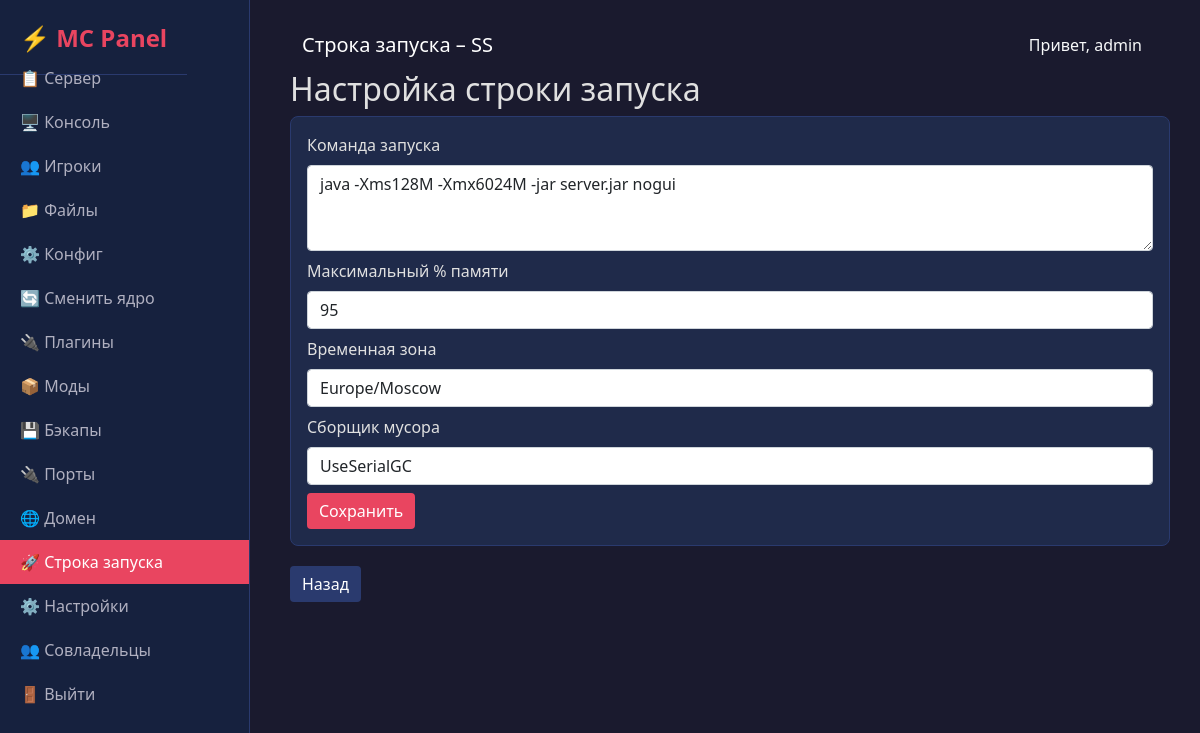
The page /server/1/startup (signed in) on the database as committed earlier.
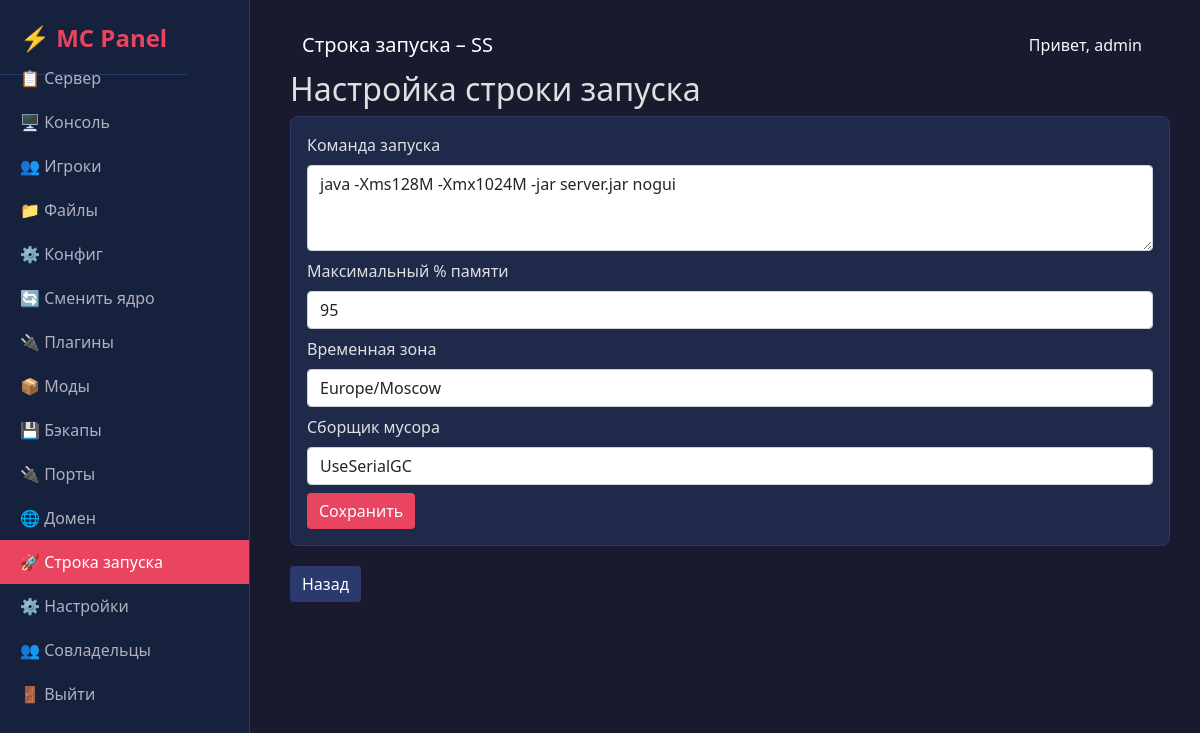
The same page on the database as committed later.
### models.py (models this page shows, shortened)
class Server(db.Model):
    id = db.Column(db.Integer, primary_key=True)
    name = db.Column(db.String(100), nullable=False)
    server_type = db.Column(db.String(20), nullable=False, default='vanilla')
    mc_version = db.Column(db.String(20), nullable=False)
    ssh_host = db.Column(db.String(100), nullable=False)
    ssh_port = db.Column(db.Integer, default=22)
    ssh_user = db.Column(db.String(50), nullable=False)
    ssh_password_enc = db.Column(db.String(255), nullable=False)
    status = db.Column(db.String(20), default='offline')
    user_id = db.Column(db.Integer, db.ForeignKey('user.id'), nullable=False)
    startup_command = db.Column(db.Text, default="java -Xms128M -Xmx1024M -jar server.jar nogui")
    memory_percent = db.Column(db.Integer, default=95)
    timezone = db.Column(db.String(50), default="Europe/Moscow")
    garbage_collector = db.Column(db.String(50), default="UseSerialGC")
    domain = db.Column(db.String(100), nullable=True)
    srv_record = db.Column(db.String(100), nullable=True)

class User(UserMixin, db.Model):
    id = db.Column(db.Integer, primary_key=True)
    username = db.Column(db.String(80), unique=True, nullable=False)
    password = db.Column(db.String(120), nullable=False)
    servers = db.relationship('Server', backref='owner', lazy=True)
    co_servers = db.relationship('Server', secondary=server_access, backref=db.backref('co_owners', lazy='dynamic'))

### app.py (the view, shortened to what this page needs)
@app.route('/server/<int:server_id>/startup', methods=['GET', 'POST'])
@login_required
def startup(server_id):
    server = get_server_or_404(server_id)
    return render_template('startup.html', server=server, active_page='startup')

### app.py (called while the page is built)
def get_server_or_404(server_id):
    server = db.session.get(Server, server_id)  # заменили Query.get
    if not server:
        abort(404)   # не return "Not found"
    if server.user_id == current_user.id or current_user in server.co_owners:
        return server
    abort(403)

@login_manager.user_loader
def load_user(user_id):
    return db.session.get(User, int(user_id))

### templates/startup.html
{% extends "base.html" %}
{% block title %}Строка запуска – {{ server.name }}{% endblock %}
{% block content %}
<h2>Настройка строки запуска</h2>
<div class="card">
    <div class="card-body">
        <form method="post">
            <div class="mb-2">
                <label class="form-label">Команда запуска</label>
                <textarea name="startup_command" class="form-control" rows="3">{{ server.startup_command }}</textarea>
            </div>
            <div class="mb-2">
                <label class="form-label">Максимальный % памяти</label>
                <input type="number" name="memory_percent" value="{{ server.memory_percent }}" class="form-control" min="50" max="100">
            </div>
            <div class="mb-2">
                <label class="form-label">Временная зона</label>
                <input type="text" name="timezone" value="{{ server.timezone }}" class="form-control">
            </div>
            <div class="mb-2">
                <label class="form-label">Сборщик мусора</label>
                <input type="text" name="garbage_collector" value="{{ server.garbage_collector }}" class="form-control">
            </div>
            <button type="submit" class="btn btn-primary">Сохранить</button>
        </form>
    </div>
</div>
<a href="{{ url_for('server_detail', server_id=server.id) }}" class="btn btn-secondary">Назад</a>
{% endblock %}

### templates/base.html (shortened to what this page needs)
<!DOCTYPE html>
<html lang="ru">
<head>
    <link href="https://cdn.jsdelivr.net/npm/bootstrap@5.1.3/dist/css/bootstrap.min.css" rel="stylesheet">
    <link rel="stylesheet" href="{{ url_for('static', filename='style.css') }}">
</head>
<body>
    <div class="sidebar">
        <a href="{{ url_for('index') }}" class="brand" style="text-decoration: none;">⚡ MC Panel</a>
        <div class="nav flex-column">
            {% if current_user.is_authenticated %}
                {% if server %}
                    <a class="nav-link {% if request.endpoint == 'server_detail' %}active{% endif %}" href="{{ url_for('server_detail', server_id=server.id) }}">📋 Сервер</a>
                    <a class="nav-link {% if request.endpoint == 'console' %}active{% endif %}" href="{{ url_for('console', server_id=server.id) }}">🖥️ Консоль</a>
                    <a class="nav-link {% if request.endpoint == 'players' %}active{% endif %}" href="{{ url_for('players', server_id=server.id) }}">👥 Игроки</a>
                    <a class="nav-link {% if request.endpoint == 'files' %}active{% endif %}" href="{{ url_for('files', server_id=server.id) }}">📁 Файлы</a>
                    <a class="nav-link {% if request.endpoint == 'config' %}active{% endif %}" href="{{ url_for('config', server_id=server.id) }}">⚙️ Конфиг</a>
                    <a class="nav-link {% if request.endpoint == 'change_core' %}active{% endif %}" href="{{ url_for('change_core', server_id=server.id) }}">🔄 Сменить ядро</a>
                    <a class="nav-link {% if request.endpoint == 'plugins' %}active{% endif %}" href="{{ url_for('plugins', server_id=server.id) }}">🔌 Плагины</a>
                    <a class="nav-link {% if request.endpoint == 'mods' %}active{% endif %}" href="{{ url_for('mods', server_id=server.id) }}">📦 Моды</a>
                    <a class="nav-link {% if request.endpoint == 'backups' %}active{% endif %}" href="{{ url_for('backups', server_id=server.id) }}">💾 Бэкапы</a>
                    <a class="nav-link {% if request.endpoint == 'ports' %}active{% endif %}" href="{{ url_for('ports', server_id=server.id) }}">🔌 Порты</a>
                    <a class="nav-link {% if request.endpoint == 'domain' %}active{% endif %}" href="{{ url_for('domain', server_id=server.id) }}">🌐 Домен</a>
                    <a class="nav-link {% if request.endpoint == 'startup' %}active{% endif %}" href="{{ url_for('startup', server_id=server.id) }}">🚀 Строка запуска</a>
                    <a class="nav-link {% if request.endpoint == 'settings' %}active{% endif %}" href="{{ url_for('settings', server_id=server.id) }}">⚙️ Настройки</a>
                    <a class="nav-link {% if request.endpoint == 'coowners' %}active{% endif %}" href="{{ url_for('coowners', server_id=server.id) }}">👥 Совладельцы</a>
                {% endif %}
            <a class="nav-link" href="{{ url_for('logout') }}">🚪 Выйти</a>
            {% else %}
                <a class="nav-link" href="{{ url_for('login') }}">🔑 Вход</a>
                <a class="nav-link" href="{{ url_for('register') }}">📝 Регистрация</a>
            {% endif %}
        </div>
    </div>
    <div class="main-content">
        <nav class="navbar navbar-expand-lg navbar-dark bg-transparent">
            <div class="container-fluid">
                <span class="navbar-brand mb-0 h1">{% block title %}Панель управления{% endblock %}</span>
                <div class="d-flex">
                    {% if current_user.is_authenticated %}
                        <span class="text-light me-3">Привет, {{ current_user.username }}</span>
                    {% endif %}
                </div>
            </div>
        </nav>
        {% block content %}{% endblock %}
    </div>
</body>
</html>

### static/style.css (style rules this page uses)
body { background-color: #1a1a2e; color: #e0e0e0; font-family: 'Segoe UI', Tahoma, Geneva, Verdana, sans-serif; padding-left: 260px; }
.sidebar { position: fixed; top: 0; left: 0; height: 100vh; width: 250px; background-color: #16213e; padding: 20px 0; overflow-y: auto; border-right: 1px solid #2a3a6e; z-index: 1000; }
.sidebar .brand { color: #e94560; font-size: 1.5rem; font-weight: bold; padding: 0 20px 20px; border-bottom: 1px solid #2a3a6e; margin-bottom: 20px; }
.sidebar .nav-link { color: #b0b0c0; padding: 10px 20px; border-radius: 0; transition: 0.2s; }
.sidebar .nav-link.active { background-color: #e94560; color: #fff; }
.main-content { padding: 20px 30px; }
.card { background-color: #1f2a4a; border: 1px solid #2a3a6e; border-radius: 8px; margin-bottom: 20px; }
.btn-primary { background-color: #e94560; border: none; }
.btn-secondary { background-color: #2a3a6e; border: none; }
a { color: #e94560; }

Rows that differ between the two databases and show on the page:
changed Server "SS": startup_command "java -Xms128M -Xmx6024M -jar server.jar nogui" → "java -Xms128M -Xmx1024M -jar server.jar nogui"
